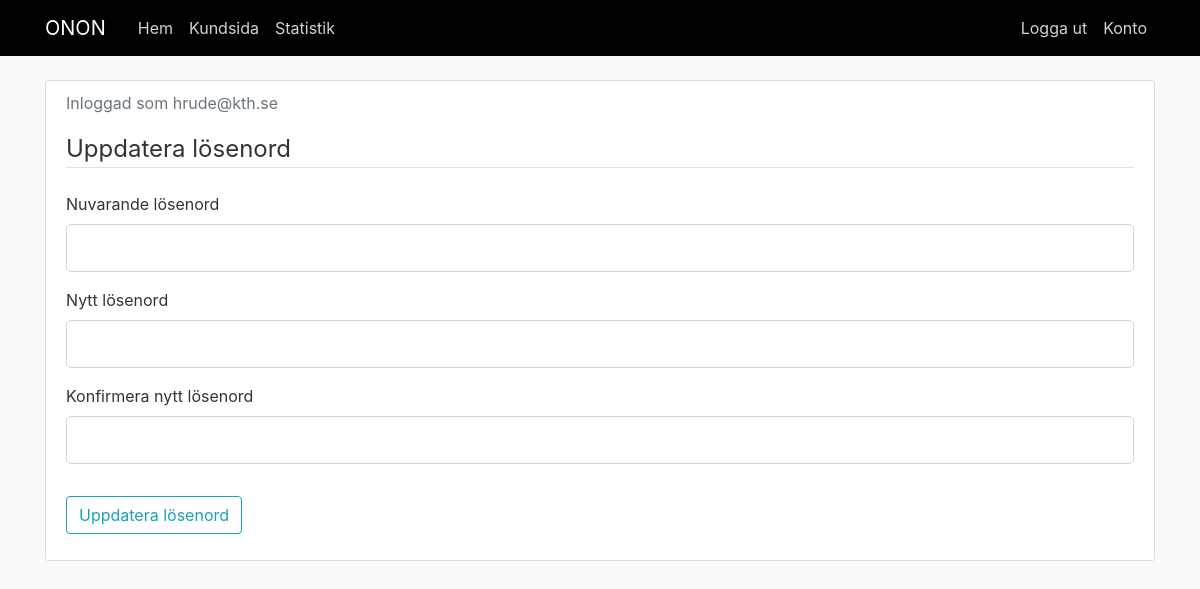
Page /account (signed in) on the earlier database version.
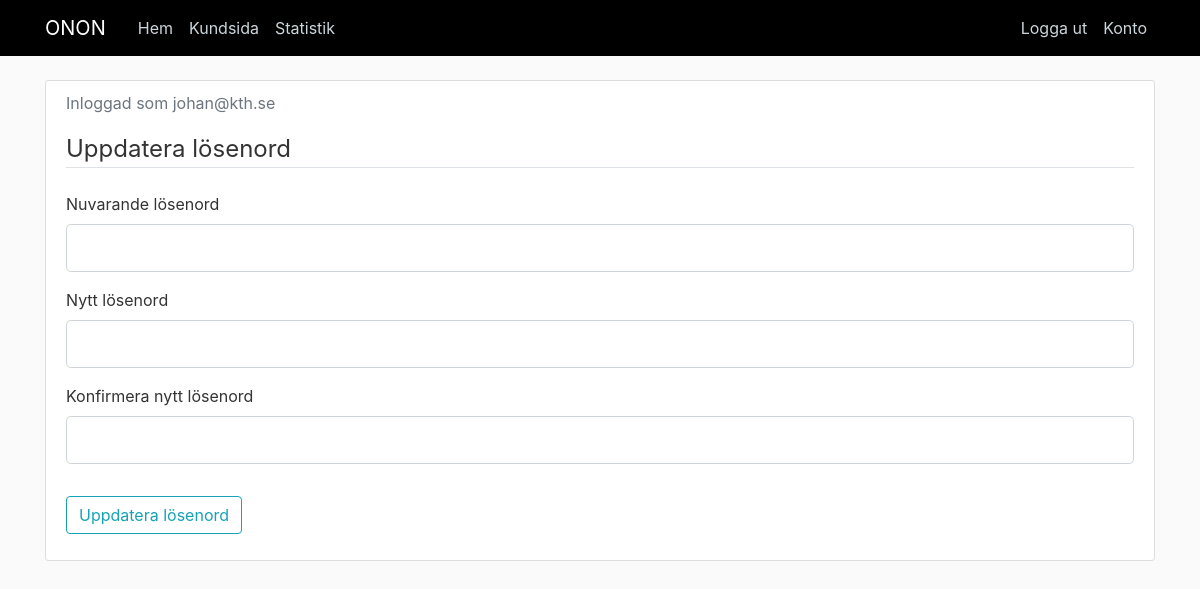
Same page on the later database version.
### app/models.py (models this page shows, shortened)
class User(db.Model, UserMixin):
    id = db.Column(db.Integer, primary_key=True)	# Unikt för varje användare, används när man skapar unika "reset-password-tokens"
    email = db.Column(db.String(120), unique=True, nullable=False)
    password = db.Column(db.String(60), nullable=False)
    title = db.Column(db.String(2), nullable=False)
    afNum = db.Column(db.String(5))

### app/routes.py (the view, shortened to what this page needs)
@app.route("/account", methods=['GET', 'POST'])
@login_required		# Går bara att accessa om du är inloggad
def account():
	form = UpdateAccountForm()
	return render_template('account.html', title='Account', form=form)

### app/forms.py
class UpdateAccountForm(FlaskForm):
	old_password = PasswordField('Nuvarande lösenord', validators=[DataRequired()])
	new_password = PasswordField('Nytt lösenord', validators=[DataRequired()])
	confirm_password = PasswordField('Konfirmera nytt lösenord', validators=[DataRequired(), EqualTo('new_password')])
	submit = SubmitField('Uppdatera lösenord')

### app/models.py (called while the page is built)
@login_manager.user_loader
def load_user(user_id):
    return User.query.get(int(user_id))

### app/templates/account.html (shortened to what this page needs)
{% extends "layout.html" %}
{% block content %}
	<div class="content-section">
	  <div class="media">
	    <div class="media-body">
	      <p class="text-secondary">Inloggad som {{ current_user.email }}</p>
	    </div>
	  </div>
		<form method="POST" action="">
			<fieldset class="form-group">
				<legend class="border-bottom mb-4">Uppdatera lösenord</legend>
				<div class="form-group">
					{{ form.old_password.label(class="form-control-label") }}
					{% if form.old_password.errors %}
						{{ form.old_password(class="form-control form-control-lg is-invalid") }}
						<div class="invalid-feedback">
							{% for errors in form.old_password.errors %}
							<span>{{ errors }}</span>
							{% endfor %}
						</div>
					{% else %}
						{{ form.old_password(class="form-control form-control-lg") }}
					{% endif %}
				</div>
				<div class="form-group">
					{{ form.new_password.label(class="form-control-label") }}
					{% if form.new_password.errors %}
						{{ form.new_password(class="form-control form-control-lg is-invalid") }}
						<div class="invalid-feedback">
							{% for errors in form.new_password.errors %}
							<span>{{ errors }}</span>
							{% endfor %}
						</div>
					{% else %}
						{{ form.new_password(class="form-control form-control-lg") }}
					{% endif %}
				</div>
				<div class="form-group">
					{{ form.confirm_password.label(class="form-control-label") }}
					{% if form.confirm_password.errors %}
						{{ form.confirm_password(class="form-control form-control-lg is-invalid") }}
						<div class="invalid-feedback">
							{% for errors in form.confirm_password.errors %}
							<span>{{ errors }}</span>
							{% endfor %}
						</div>
					{% else %}
						{{ form.confirm_password(class="form-control form-control-lg") }}
					{% endif %}
				</div>
			</fieldset>
			<div class="form-group">
				{{ form.submit(class="btn btn-outline-info") }}
			</div>
		</form>
	</div>
{% endblock content%}

### app/templates/layout.html (shortened to what this page needs)
<html>
<head>
    <link rel="stylesheet" href="https://maxcdn.bootstrapcdn.com/bootstrap/4.0.0/css/bootstrap.min.css">
    <link rel="stylesheet" type="text/css" href="{{ url_for('static', filename='main.css') }}">
</head>
<body>
	<header class="site-header">
	  <nav class="navbar navbar-expand-md navbar-dark bg-steel fixed-top">
	    <div class="container">
	      <a class="navbar-brand mr-4" href="/">ONON</a>
	      <div class="collapse navbar-collapse" id="navbarToggle">
	        <div class="navbar-nav mr-auto">
	          <a class="nav-item nav-link" href="{{ url_for('home') }}">Hem</a>
	          <a class="nav-item nav-link" href="{{ url_for('kund') }}">Kundsida</a>
	          <a class="nav-item nav-link" href="{{ url_for('statistics') }}">Statistik</a>
	        </div>
	        <div class="navbar-nav">
	        	{% if current_user.is_authenticated %}
	        		<a class="nav-item nav-link" href="{{ url_for('logout') }}">Logga ut</a>
	        		<a class="nav-item nav-link" href="{{ url_for('account') }}">Konto</a>
	        	{% else %}
	        		<a class="nav-item nav-link" href="{{ url_for('login') }}">Logga in</a>
	          		<a class="nav-item nav-link" href="{{ url_for('register') }}">Registrera</a>
	        	{% endif %}
	        </div>
	      </div>
	    </div>
	  </nav>
	</header>
	<main role="main" class="container">
	  <div class="row">
	    <div class="col-md-12">
	    	{% block content %}{% endblock %}
	    </div>
	  </div>
	</main>
</body>
</html>

### app/static/main.css (style rules this page uses)
body { background: #fafafa; color: #333333; margin-top: 5rem; }
.bg-steel { background-color: #000000; }
.site-header .navbar-nav .nav-link { color: #cbd5db; }
.content-section { background: #ffffff; padding: 10px 20px; border: 1px solid #dddddd; border-radius: 3px; margin-bottom: 20px; }

Differences in the rows shown:
changed User: email "hrude@kth.se" → "johan@kth.se"
